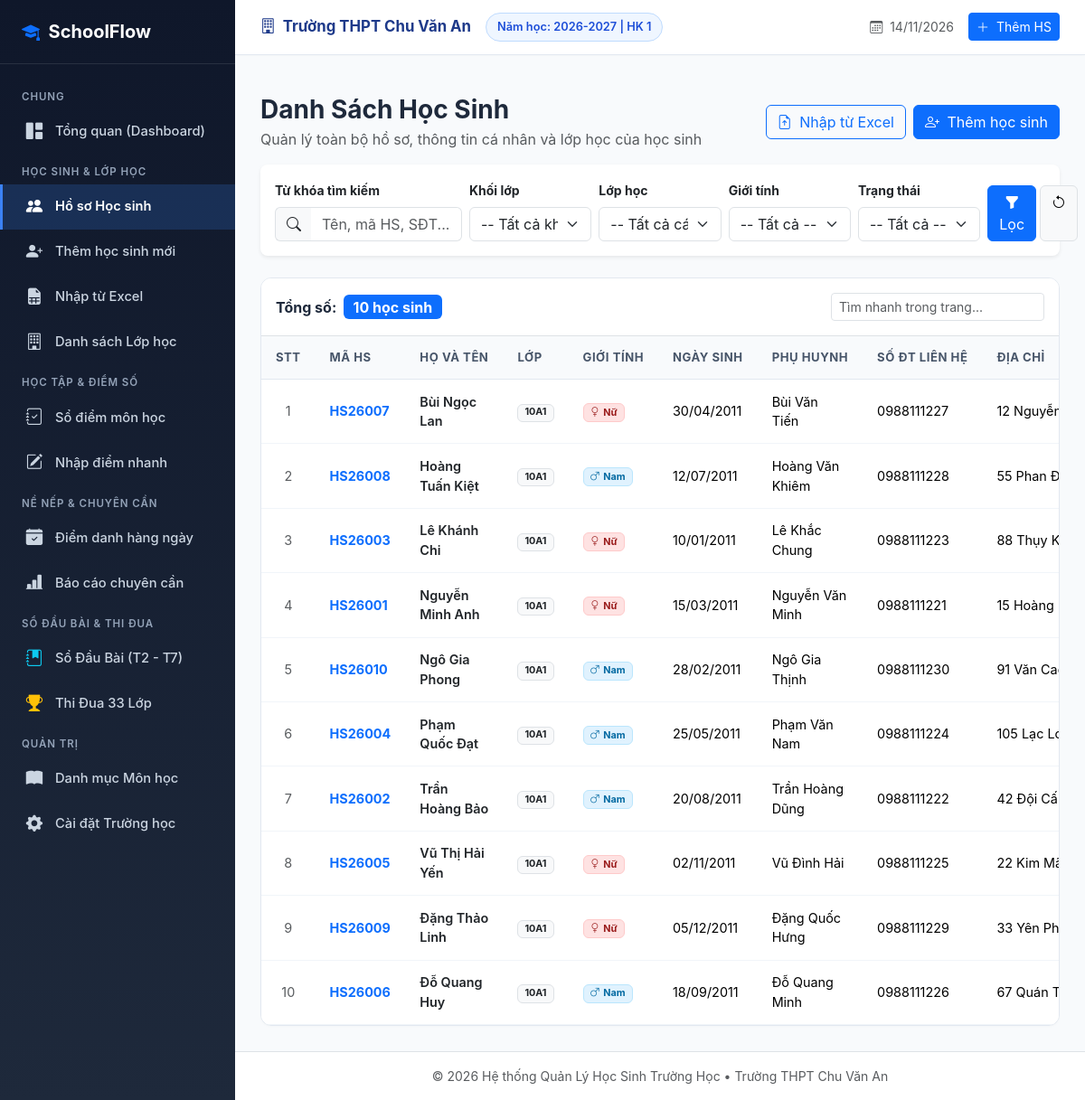
/students, run on the app's committed database.
### tables this page shows
CREATE TABLE settings (
        key TEXT PRIMARY KEY,
        value TEXT
    );

CREATE TABLE academic_years (
        id INTEGER PRIMARY KEY AUTOINCREMENT,
        name TEXT NOT NULL UNIQUE,
        is_active INTEGER DEFAULT 0
    );

CREATE TABLE students (
        id INTEGER PRIMARY KEY AUTOINCREMENT,
        student_code TEXT NOT NULL UNIQUE,
        full_name TEXT NOT NULL,
        date_of_birth TEXT,
        gender TEXT CHECK(gender IN ('Nam', 'Nữ')),
        address TEXT,
        phone TEXT,
        parent_name TEXT,
        parent_phone TEXT,
        email TEXT,
        status TEXT DEFAULT 'Đang học',
        class_id INTEGER,
        created_at TIMESTAMP DEFAULT CURRENT_TIMESTAMP,
        FOREIGN KEY (class_id) REFERENCES classes(id) ON DELETE SET NULL
    );

CREATE TABLE classes (
        id INTEGER PRIMARY KEY AUTOINCREMENT,
        name TEXT NOT NULL,
        grade_level INTEGER NOT NULL,
        academic_year_id INTEGER NOT NULL,
        teacher_name TEXT,
        room TEXT,
        FOREIGN KEY (academic_year_id) REFERENCES academic_years(id) ON DELETE CASCADE,
        UNIQUE(name, academic_year_id)
    );

### app.py (the view)
@app.route('/students')
def student_list():
    keyword = request.args.get('keyword', '').strip()
    grade = request.args.get('grade', '').strip()
    class_id = request.args.get('class_id', '').strip()
    gender = request.args.get('gender', '').strip()
    status = request.args.get('status', '').strip()
    conn = get_db()
    cursor = conn.cursor()
    query = '''
    SELECT s.*, c.name as class_name, c.grade_level
    FROM students s
    LEFT JOIN classes c ON s.class_id = c.id
    WHERE 1=1
    '''
    params = []
    if keyword:
        query += " AND (s.full_name LIKE ? OR s.student_code LIKE ? OR s.phone LIKE ?)"
        pattern = f"%{keyword}%"
        params.extend([pattern, pattern, pattern])
    if grade:
        query += " AND c.grade_level = ?"
        params.append(grade)
    if class_id:
        query += " AND s.class_id = ?"
        params.append(class_id)
    if gender:
        query += " AND s.gender = ?"
        params.append(gender)
    if status:
        query += " AND s.status = ?"
        params.append(status)
    query += " ORDER BY c.grade_level ASC, LENGTH(c.name) ASC, c.name ASC, s.full_name ASC"
    cursor.execute(query, params)
    students = cursor.fetchall()
    cursor.execute("SELECT id, name, grade_level FROM classes ORDER BY grade_level ASC, LENGTH(name) ASC, name ASC")
    classes = cursor.fetchall()
    conn.close()
    return render_template('students/index.html',
                           students=students,
                           classes=classes,
                           keyword=keyword,
                           selected_grade=grade,
                           selected_class=class_id,
                           selected_gender=gender,
                           selected_status=status)

### templates/students/index.html (shortened to what this page needs)
{% extends 'base.html' %}
{% block content %}
<div class="d-flex justify-content-between align-items-center mb-3">
    <div>
        <h3 class="fw-bold mb-1">Danh Sách Học Sinh</h3>
        <p class="text-muted mb-0">Quản lý toàn bộ hồ sơ, thông tin cá nhân và lớp học của học sinh</p>
    </div>
    <div class="d-flex gap-2">
        <a href="{{ url_for('student_import') }}" class="btn btn-outline-primary">
            <i class="bi bi-file-earmark-arrow-up me-1"></i> Nhập từ Excel
        </a>
        <a href="{{ url_for('student_create') }}" class="btn btn-primary">
            <i class="bi bi-person-plus me-1"></i> Thêm học sinh
        </a>
    </div>
</div>
<div class="card border-0 shadow-sm rounded-3 p-3 mb-4 bg-white">
    <form method="GET" action="{{ url_for('student_list') }}" class="row g-2 align-items-end">
        <div class="col-md-3">
            <label class="form-label small fw-bold">Từ khóa tìm kiếm</label>
            <div class="input-group">
                <span class="input-group-text bg-light border-end-0"><i class="bi bi-search"></i></span>
                <input type="text" name="keyword" class="form-control border-start-0" placeholder="Tên, mã HS, SĐT..." value="{{ keyword }}">
            </div>
        </div>
        <div class="col-md-2">
            <label class="form-label small fw-bold">Khối lớp</label>
            <select name="grade" class="form-select">
                <option value="">-- Tất cả khối --</option>
            </select>
        </div>
        <div class="col-md-2">
            <label class="form-label small fw-bold">Lớp học</label>
            <select name="class_id" class="form-select">
                <option value="">-- Tất cả các lớp --</option>
            </select>
        </div>
        <div class="col-md-2">
            <label class="form-label small fw-bold">Giới tính</label>
            <select name="gender" class="form-select">
                <option value="">-- Tất cả --</option>
            </select>
        </div>
        <div class="col-md-2">
            <label class="form-label small fw-bold">Trạng thái</label>
            <select name="status" class="form-select">
                <option value="">-- Tất cả --</option>
            </select>
        </div>
        <div class="col-md-1 d-flex gap-1">
            <button type="submit" class="btn btn-primary w-100" title="Tìm kiếm">
                <i class="bi bi-funnel-fill"></i> Lọc
            </button>
            <a href="{{ url_for('student_list') }}" class="btn btn-light border" title="Xóa bộ lọc">
                <i class="bi bi-arrow-counterclockwise"></i>
            </a>
        </div>
    </form>
</div>
<div class="card-table">
    <div class="p-3 d-flex justify-content-between align-items-center border-bottom bg-white">
        <div class="d-flex align-items-center gap-2">
            <span class="fw-bold">Tổng số:</span>
            <span class="badge bg-primary fs-6">{{ students | length }} học sinh</span>
        </div>
        <div style="max-width: 250px;">
            <input type="text" id="instantTableSearch" class="form-control form-control-sm" placeholder="Tìm nhanh trong trang...">
        </div>
    </div>
    <div class="table-responsive">
        <table class="table align-middle searchable-table">
            <thead>
                <tr>
                    <th style="width: 50px;">STT</th>
                    <th>Mã HS</th>
                    <th>Họ và Tên</th>
                    <th>Lớp</th>
                    <th>Giới tính</th>
                    <th>Ngày sinh</th>
                    <th>Phụ huynh</th>
                    <th>Số ĐT liên hệ</th>
                    <th>Địa chỉ</th>
                </tr>
            </thead>
            <tbody>
                {% for s in students %}
                <tr>
                    <td class="text-center text-muted">{{ loop.index }}</td>
                    <td class="fw-bold text-primary">{{ s.student_code }}</td>
                    <td class="fw-semibold">
                        <a href="{{ url_for('student_detail', student_id=s.id) }}" class="text-decoration-none text-dark">
                            {{ s.full_name }}
                        </a>
                    </td>
                    <td>
                        <span class="badge bg-light text-dark border">{{ s.class_name or 'Chưa xếp' }}</span>
                    </td>
                    <td>
                        {% if s.gender == 'Nam' %}
                            <span class="badge badge-soft-info"><i class="bi bi-gender-male me-1"></i>Nam</span>
                        {% else %}
                            <span class="badge badge-soft-danger"><i class="bi bi-gender-female me-1"></i>Nữ</span>
                        {% endif %}
                    </td>
                    <td>{{ s.date_of_birth | format_date }}</td>
                    <td>{{ s.parent_name or '---' }}</td>
                    <td>{{ s.parent_phone or s.phone or '---' }}</td>
                    <td class="text-truncate" style="max-width: 180px;" title="{{ s.address or '' }}">{{ s.address or '---' }}</td>
                </tr>
                {% endfor %}
            </tbody>
        </table>
    </div>
</div>
{% endblock %}

### templates/base.html (shortened to what this page needs)
<!DOCTYPE html>
<html lang="vi">
<head>
    <link href="https://cdn.jsdelivr.net/npm/bootstrap@5.3.3/dist/css/bootstrap.min.css" rel="stylesheet">
    <link rel="stylesheet" href="https://cdn.jsdelivr.net/npm/bootstrap-icons@1.11.3/font/bootstrap-icons.min.css">
    <link rel="stylesheet" href="{{ url_for('static', filename='css/style.css') }}">
</head>
<body>
<div class="app-wrapper">
    <aside class="app-sidebar">
        <div class="sidebar-header">
            <a href="{{ url_for('dashboard') }}" class="sidebar-brand">
                <i class="bi bi-mortarboard-fill text-primary"></i>
                <span>SchoolFlow</span>
            </a>
        </div>
        <ul class="sidebar-menu">
            <li class="menu-category">Chung</li>
            <li class="menu-item {% if request.endpoint == 'dashboard' %}active{% endif %}">
                <a href="{{ url_for('dashboard') }}">
                    <i class="bi bi-grid-1x2-fill"></i>
                    <span>Tổng quan (Dashboard)</span>
                </a>
            </li>
            <li class="menu-category">Học Sinh & Lớp Học</li>
            <li class="menu-item {% if request.endpoint in ['student_list', 'student_detail', 'student_edit'] %}active{% endif %}">
                <a href="{{ url_for('student_list') }}">
                    <i class="bi bi-people-fill"></i>
                    <span>Hồ sơ Học sinh</span>
                </a>
            </li>
            <li class="menu-item {% if request.endpoint == 'student_create' %}active{% endif %}">
                <a href="{{ url_for('student_create') }}">
                    <i class="bi bi-person-plus-fill"></i>
                    <span>Thêm học sinh mới</span>
                </a>
            </li>
            <li class="menu-item {% if request.endpoint == 'student_import' %}active{% endif %}">
                <a href="{{ url_for('student_import') }}">
                    <i class="bi bi-file-earmark-spreadsheet-fill"></i>
                    <span>Nhập từ Excel</span>
                </a>
            </li>
            <li class="menu-item {% if request.endpoint in ['classroom_list', 'classroom_detail'] %}active{% endif %}">
                <a href="{{ url_for('classroom_list') }}">
                    <i class="bi bi-building"></i>
                    <span>Danh sách Lớp học</span>
                </a>
            </li>
            <li class="menu-category">Học Tập & Điểm Số</li>
            <li class="menu-item {% if request.endpoint == 'grade_list' %}active{% endif %}">
                <a href="{{ url_for('grade_list') }}">
                    <i class="bi bi-journal-check"></i>
                    <span>Sổ điểm môn học</span>
                </a>
            </li>
            <li class="menu-item {% if request.endpoint == 'grade_input' %}active{% endif %}">
                <a href="{{ url_for('grade_input') }}">
                    <i class="bi bi-pencil-square"></i>
                    <span>Nhập điểm nhanh</span>
                </a>
            </li>
            <li class="menu-category">Nề Nếp & Chuyên Cần</li>
            <li class="menu-item {% if request.endpoint == 'attendance_index' %}active{% endif %}">
                <a href="{{ url_for('attendance_index') }}">
                    <i class="bi bi-calendar-check-fill"></i>
                    <span>Điểm danh hàng ngày</span>
                </a>
            </li>
            <li class="menu-item {% if request.endpoint == 'attendance_report' %}active{% endif %}">
                <a href="{{ url_for('attendance_report') }}">
                    <i class="bi bi-bar-chart-line-fill"></i>
                    <span>Báo cáo chuyên cần</span>
                </a>
            </li>
            <li class="menu-category">Sổ Đầu Bài & Thi Đua</li>
            <li class="menu-item {% if request.endpoint in ['class_diary_index', 'class_diary_input'] %}active{% endif %}">
                <a href="{{ url_for('class_diary_index') }}">
                    <i class="bi bi-journal-bookmark-fill text-info"></i>
                    <span>Sổ Đầu Bài (T2 - T7)</span>
                </a>
            </li>
            <li class="menu-item {% if request.endpoint == 'class_diary_ranking' %}active{% endif %}">
                <a href="{{ url_for('class_diary_ranking') }}">
                    <i class="bi bi-trophy-fill text-warning"></i>
                    <span>Thi Đua 33 Lớp</span>
                </a>
            </li>
            <li class="menu-category">Quản Trị</li>
            <li class="menu-item {% if request.endpoint == 'subject_list' %}active{% endif %}">
                <a href="{{ url_for('subject_list') }}">
                    <i class="bi bi-book-fill"></i>
                    <span>Danh mục Môn học</span>
                </a>
            </li>
            <li class="menu-item {% if request.endpoint == 'settings_page' %}active{% endif %}">
                <a href="{{ url_for('settings_page') }}">
                    <i class="bi bi-gear-fill"></i>
                    <span>Cài đặt Trường học</span>
                </a>
            </li>
        </ul>
    </aside>
    <div class="app-main">
        <header class="app-topbar">
            <div class="school-meta">
                <span class="school-name">
                    <i class="bi bi-building me-1"></i> {{ settings.get('school_name', 'Trường THPT') }}
                </span>
                <span class="badge-academic-year">
                    Năm học: {{ current_year.name if current_year else settings.get('current_academic_year', '2026-2027') }} | HK {{ settings.get('current_semester', '1') }}
                </span>
            </div>
            <div class="d-flex align-items-center gap-3">
                <span class="text-muted small">
                    <i class="bi bi-calendar3 me-1"></i> {{ today_date | format_date }}
                </span>
                <a href="{{ url_for('student_create') }}" class="btn btn-sm btn-primary">
                    <i class="bi bi-plus-lg me-1"></i> Thêm HS
                </a>
            </div>
        </header>
        <div class="container-fluid px-4 pt-3 no-print">
        </div>
        <main class="app-content">
            {% block content %}{% endblock %}
        </main>
        <footer class="text-center py-3 text-muted small border-top bg-white no-print">
            <span>&copy; 2026 Hệ thống Quản Lý Học Sinh Trường Học &bull; {{ settings.get('school_name', '') }}</span>
        </footer>
    </div>
</div>
</body>
</html>

### data on the page
settings: get "Trường THPT Chu Văn An"
academic_years: name "2026-2027"
students: student_code "HS26007", full_name "Bùi Ngọc Lan", name "10A1", gender "Nữ" (drawn), date_of_birth "30/04/2011", parent_name "Bùi Văn Tiến", parent_phone "0988111227", address "12 Nguyễn Thái Họ…"
students: student_code "HS26008", full_name "Hoàng Tuấn Kiệt", name "10A1", gender "Nam" (drawn), date_of_birth "12/07/2011", parent_name "Hoàng Văn Khiêm", parent_phone "0988111228", address "55 Phan Đình Phùn…"
students: student_code "HS26003", full_name "Lê Khánh Chi", name "10A1", gender "Nữ" (drawn), date_of_birth "10/01/2011", parent_name "Lê Khắc Chung", parent_phone "0988111223", address "88 Thụy Khuê, Tây…"
students: student_code "HS26001", full_name "Nguyễn Minh Anh", name "10A1", gender "Nữ" (drawn), date_of_birth "15/03/2011", parent_name "Nguyễn Văn Minh", parent_phone "0988111221", address "15 Hoàng Hoa Thá…"
students: student_code "HS26010", full_name "Ngô Gia Phong", name "10A1", gender "Nam" (drawn), date_of_birth "28/02/2011", parent_name "Ngô Gia Thịnh", parent_phone "0988111230", address "91 Văn Cao, Ba Đìn…"
students: student_code "HS26004", full_name "Phạm Quốc Đạt", name "10A1", gender "Nam" (drawn), date_of_birth "25/05/2011", parent_name "Phạm Văn Nam", parent_phone "0988111224", address "105 Lạc Long Quân,…"
students: student_code "HS26002", full_name "Trần Hoàng Bảo", name "10A1", gender "Nam" (drawn), date_of_birth "20/08/2011", parent_name "Trần Hoàng Dũng", parent_phone "0988111222", address "42 Đội Cấn, Ba Đìn…"
students: student_code "HS26005", full_name "Vũ Thị Hải Yến", name "10A1", gender "Nữ" (drawn), date_of_birth "02/11/2011", parent_name "Vũ Đình Hải", parent_phone "0988111225", address "22 Kim Mã, Ba Đình…"
students: student_code "HS26009", full_name "Đặng Thảo Linh", name "10A1", gender "Nữ" (drawn), date_of_birth "05/12/2011", parent_name "Đặng Quốc Hưng", parent_phone "0988111229", address "33 Yên Phụ, Tây Hồ…"
students: student_code "HS26006", full_name "Đỗ Quang Huy", name "10A1", gender "Nam" (drawn), date_of_birth "18/09/2011", parent_name "Đỗ Quang Minh", parent_phone "0988111226", address "67 Quán Thánh, Ba…"

### other printed values
{{ settings.get('current_semester', '1') }} "1"
{{ students | length }} "10"
